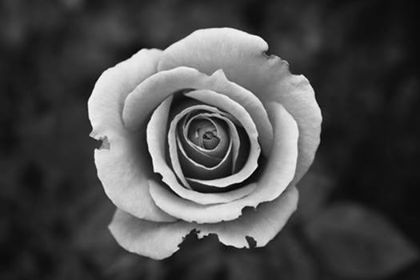
#> input picture Assignment 8/SamplePhoto.jpg, 420 x 280 px, found by its file name
$ python a8.py SamplePhoto.jpg
#> lines starting #> are read from the running program, lines starting #| are printed output that depends on the picture
'''
Created on Dec 1, 2018

@author: Harjodh
'''
import os
import sys
import numpy as np
from PIL import Image

##First function for horizontal flip
def horizontal_flip(pixelArray, imageWidth, imageHeight):
    halfImageWidth = (imageWidth)//2
    for row in range(imageHeight):
        for col in range(halfImageWidth):
            left = pixelArray[col, row]
            right = pixelArray[imageWidth - 1 - col, row]
            pixelArray[imageWidth - 1 - col, row] = left
            pixelArray[col,row] = right
##Second function for vertical flip
def vertical_flip(pixelArray, imageWidth, imageHeight):
    halfImageHeight = (imageHeight)//2
    for col in range(halfImageHeight):
        for row in range(imageWidth):
            top = pixelArray[row,col]
            bottom = pixelArray[row, imageHeight - 1 - col]
            pixelArray[row, imageHeight - 1 - col] = top
            pixelArray[row,col] = bottom


#Get user input for image name and horizontal or vertical flip
direction = int(input("Horizontal(1) or Vertical (2)?: "))
#> the answer given: 1
IMAGE_NAME = input("Image Name and extention: ")
#> the answer given: SamplePhoto.jpg
# Get Path
path = os.path.abspath(os.path.dirname(sys.argv[0]))

# Open image for reading.
image = Image.open(path+"\\"+IMAGE_NAME, "r")
#> image is the input picture: PIL image 420x280 RGB; min 0, max 255, mean 76.2
image = image.convert("I")
#> image: PIL image 420x280 I

# Create numpy array from image.
pixelArray = np.array(image)
arr = pixelArray.copy()
imageWidth = np.shape(pixelArray)[0]
#> imageWidth = 280
imageHeight = np.shape(pixelArray)[1]
#> imageHeight = 420

#Function calls here
if direction == 1:
    horizontal_flip(arr, imageWidth, imageHeight)
#> after the loop in horizontal_flip, `for row in range(imageHeight):`:
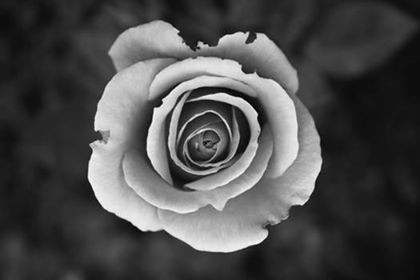
#> pixelArray: shape (280, 420) int32; min 0, max 255, mean 76.2
    imageOut = Image.fromarray(arr)
    imageOut.convert("L").save(path+"\\HorizontalFlip.png")
    # Show output image.
    imageOut.show()
else:
    vertical_flip(arr, imageWidth, imageHeight)
    imageOut = Image.fromarray(arr)
    imageOut.convert("L").save(path+"\\VerticalFlip.png")
    # Show output image.
    imageOut.show()
